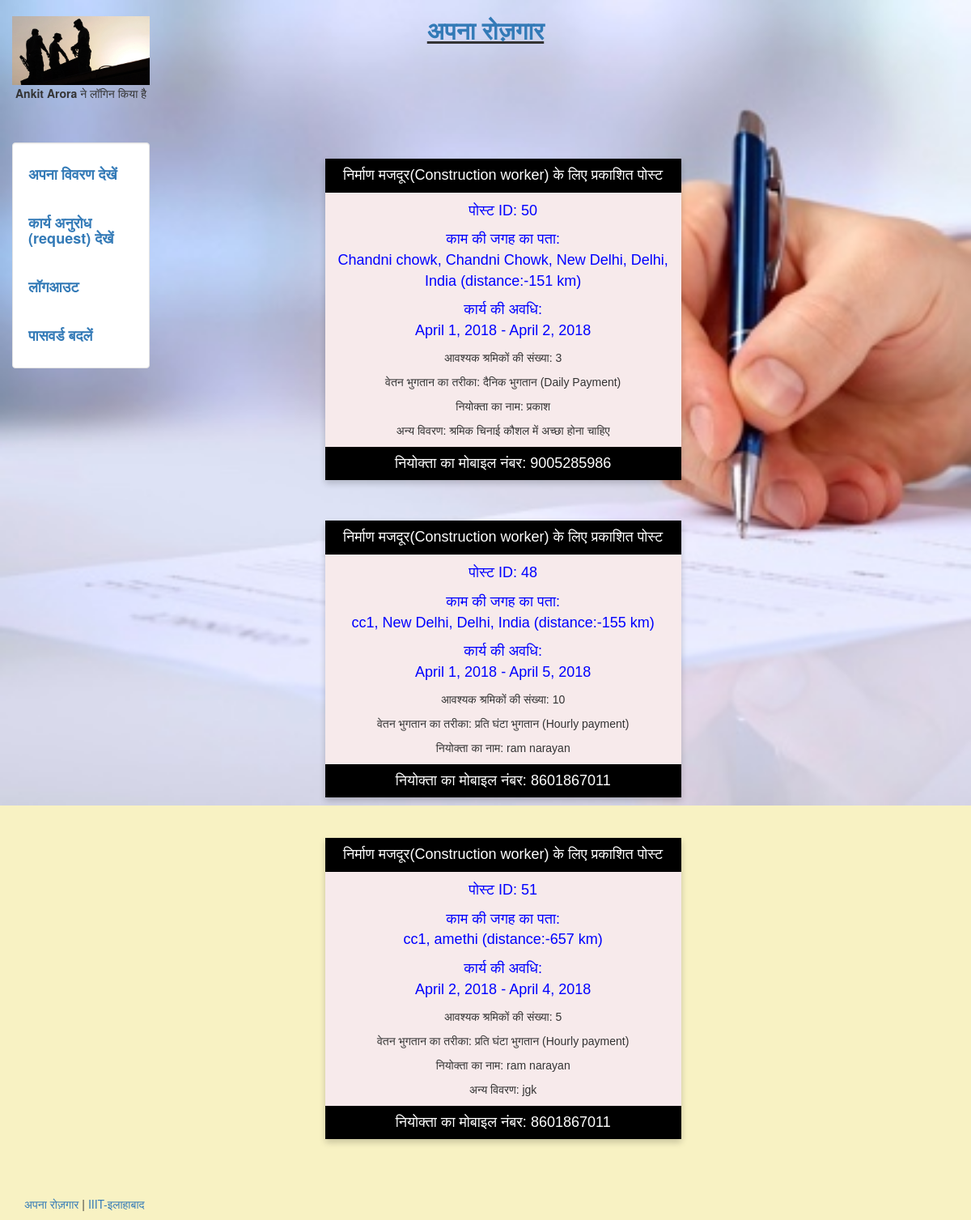
Screenshot of /allpost (signed in) with the database file from the repository.
### search/models.py (models this page shows, shortened)
class Posts(models.Model):
	post_id=models.AutoField(primary_key=True)
	username = models.CharField(max_length=100)
	name = models.CharField(max_length = 100,blank = True, null = True)
	s_contact = models.CharField(max_length=50,blank = True,null = True)
	rskill = models.CharField(max_length = 100,blank = True, null = True)
	street = models.CharField(max_length=250,blank = True, null = True)
	location = models.CharField(max_length=250,blank = True, null = True)
	start_date = models.DateField(blank = True, null = True)
	end_date = models.DateField(blank = True, null = True)
	Nworker = models.IntegerField(blank = True, null = True)
	Twork = models.CharField(max_length = 250,blank = True, null = True)
	description = models.TextField(max_length = 500,blank = True, null = True)
	lat = models.CharField(max_length = 50, blank = True, null= True)
	lng = models.CharField(max_length = 50, blank = True, null= True)
	status = models.CharField(max_length = 50,blank = True, null = True)
	distance = models.IntegerField(blank = True, null = True)
	temp=models.CharField(max_length = 2,blank = True, null = True)
	temp1=models.CharField(max_length = 2,blank = True, null = True)

### worker/views.py (the view)
# urls.py: url(r'^allpost',all_post,name = 'all_post'),
def all_post(request):
  pos=Posts.objects.filter(status='public')
  pos=pos.filter(end_date__gte=datetime.datetime.today().date())
  if len(pos)==0:
    warn=' No post is available|'
    return render(request,'worker/postresult.html',{'pos':pos,'warn':warn})
  loc=location.objects.get(username=request.user.username)
  for dat in pos :
    dis=discal(float(dat.lat),float(dat.lng),float(loc.lat),float(loc.lng))
    dat.distance=dis
    dat.save()
  pos=pos.order_by('distance')
  warn=""
  return render(request,'worker/allpostresult.html',{'pos':pos,'warn':warn})

### worker/views.py (called while the page is built)
def discal(a,b,c,d):
  R = 6373.0
  lat1 = radians(a)
  lon1 = radians(b)
  lat2 = radians(c)
  lon2 = radians(d)
  dlon = lon2 - lon1
  dlat = lat2 - lat1
  a = sin(dlat / 2)**2 + cos(lat1) * cos(lat2) * sin(dlon / 2)**2
  c = 2 * atan2(sqrt(a), sqrt(1 - a))
  distance = R * c
  return round(distance,2)

### worker/templates/worker/allpostresult.html (shortened to what this page needs)
{% extends "login/header.html" %}
{% block content %}
<div class ='col-sm-6 col-sm-offset-2'>
  <link rel="stylesheet" href="https://cdnjs.cloudflare.com/ajax/libs/font-awesome/4.7.0/css/font-awesome.min.css">
{% for data in pos %}
  <div class="card" style="background-color:#F7EAEB">
  <p><button class = "but">{{data.rskill}} के लिए प्रकाशित पोस्ट</button></p>
  <p class="title">पोस्ट ID: {{data.post_id}}</p>
  <p class="title">काम की जगह का पता: <br> {{data.street}}, {{data.location}} (distance:-{{data.distance}} km)</p>
  <p class="title">कार्य की अवधि: <br>{{data.start_date}} - {{data.end_date}}</p>
  <p>आवश्यक श्रमिकों की संख्या: {{data.Nworker}}</p>
  <p>वेतन भुगतान का तरीका: {{data.Twork}}</p>
  <p>नियोक्ता का नाम: {{data.name}}</p>
    {%if data.description%}
   <p>अन्य विवरण: {{data.description}}</p>
    {%endif%}
  <p><button class = "but">नियोक्ता का मोबाइल नंबर: {{data.s_contact}}</button></p>
  </div>
    <br>
{% endfor %}
</div>
{% endblock %}

### login/templates/login/header.html (shortened to what this page needs)
<!DOCTYPE html>
<html lang="en">
 <head>
   {% load staticfiles %}
   <link rel="stylesheet" href="{% static 'login/css/bootstrap.min.css' %}" type = "text/css"/>
  </head>
<body class="body" style="background-color:#F8F2C3">
	<div class="container-fluid" style="min-height:95%; ">
		<div class="row">
			  <div class="col-sm-2">
				<br>
				  <center>
					<img src="{% static 'login/img/profile.jpg' %}" class="img-responsive" style='max-height:100px;' alt="logo">
					{% if request.user.username %}
				  	<p><b> {{request.user.first_name}}</b> ने लॉगिन किया है</p>
					{% endif %}
				  </center>
			  </div>
			    <div class="col-sm-8">
				  <center>
				  <h2><b><u><a href="/about">अपना रोज़गार</a></b></u></h2>
				  </center>
			    </div>
		</div>
		<div class="row">
		  <div class="col-sm-2">
			<div class="well bs-sidebar" id="sidebar" style="background-color:#fff">
			  <ul class="nav nav-pills nav-stacked">
			  	{% if request.user.username %}
			  	<h4><b><li><a href = '/view'>अपना विवरण देखें</a></li></b></h4><br>
			  	<h4><b><li><a href = '/workrequest'>कार्य अनुरोध (request) देखें</a></li></b></h4><br>
			  	<h4><b><li><a href='/logout'>लॉगआउट</a></li></b></h4><br>
                <h4><b> <li><a href = '/change_password'>पासवर्ड बदलें</a></li></b></h4>
			  	{%else%}
				<h4><b><li><a href='/login'>लॉग इन करें</a></li></b></h4><br>
				<h4><b><li><a href='/register'>रजिस्टर करे</a></li></b></h4><br>
                                <h4><b><li><a href='/forgot_password'>पासवर्ड भूल गए?</a></li></b></h4>
				{%endif%}
			  </ul>
			</div>
		  </div>
		  <div class="col-sm-10">
			<div class='container-fluid'>
			   {% block content %}
			   {% endblock %}
			</div>
		  </div>
		</div>
	</div>
	  <footer>
         <br>
         <br>
		<div class="container-fluid" style='margin-left:15px'>
			<p><a href="/about" target="blank">अपना रोज़गार</a> | <a href="https://www.iiita.ac.in/" target="blank">IIIT-इलाहाबाद</a></p>
		</div>
	  </footer>
</body>
</html>

### login/templates/login/header.html (style rules this page uses)
html, body { height:100% }

### worker/templates/worker/allpostresult.html (style rules this page uses)
.card { box-shadow: 0 4px 8px 0 rgba(0, 0, 0, 0.2); max-width: 500px; margin: auto; text-align: center; font-family: arial; }
.title { color: blue; font-size: 18px; }
.but { border: none; outline: 0; display: inline-block; padding: 8px; color: white; background-color: #000; text-align: center; cursor: pointer; width: 100%; font-size: 18px; }

### rows the page displays
Posts: rskill "निर्माण मजदूर(Construction worker)", post_id "50", street "Chandni chowk", location "Chandni Chowk, New Delhi, Delhi, India", distance "151", start_date "April 1, 2018", end_date "April 2, 2018", Nworker "3", Twork "दैनिक भुगतान (Daily Payment)", name "प्रकाश", description "श्रमिक चिनाई कौशल में अच्छा होना चाहिए", s_contact "9005285986"
Posts: rskill "निर्माण मजदूर(Construction worker)", post_id "48", street "cc1", location "New Delhi, Delhi, India", distance "155", start_date "April 1, 2018", end_date "April 5, 2018", Nworker "10", Twork "प्रति घंटा भुगतान (Hourly payment)", name "ram narayan", s_contact "8601867011"
Posts: rskill "निर्माण मजदूर(Construction worker)", post_id "51", street "cc1", location "amethi", distance "657", start_date "April 2, 2018", end_date "April 4, 2018", Nworker "5", Twork "प्रति घंटा भुगतान (Hourly payment)", name "ram narayan", description "jgk", s_contact "8601867011"

### other values shown
{{ request.user.first_name }} "Ankit Arora"
